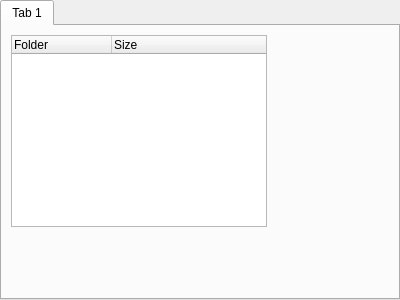
<?xml version="1.0" encoding="UTF-8"?>
<ui version="4.0">
 <class>TabWidget</class>
 <widget class="QTabWidget" name="TabWidget">
  <property name="geometry">
   <rect>
    <x>0</x>
    <y>0</y>
    <width>400</width>
    <height>300</height>
   </rect>
  </property>
  <property name="windowTitle">
   <string>TabWidget</string>
  </property>
  <property name="currentIndex">
   <number>0</number>
  </property>
  <widget class="QWidget" name="tab">
   <attribute name="title">
    <string>Tab 1</string>
   </attribute>
   <widget class="QTreeWidget" name="treeWidget">
    <property name="geometry">
     <rect>
      <x>9</x>
      <y>9</y>
      <width>256</width>
      <height>192</height>
     </rect>
    </property>
    <column>
     <property name="text">
      <string>Folder</string>
     </property>
    </column>
    <column>
     <property name="text">
      <string>Size</string>
     </property>
    </column>
   </widget>
  </widget>
 </widget>
 <resources/>
 <connections/>
</ui>
